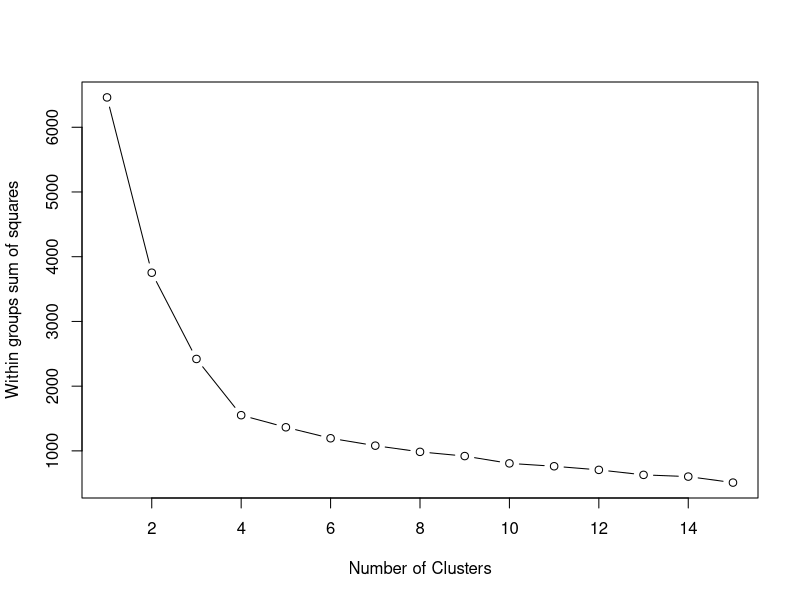
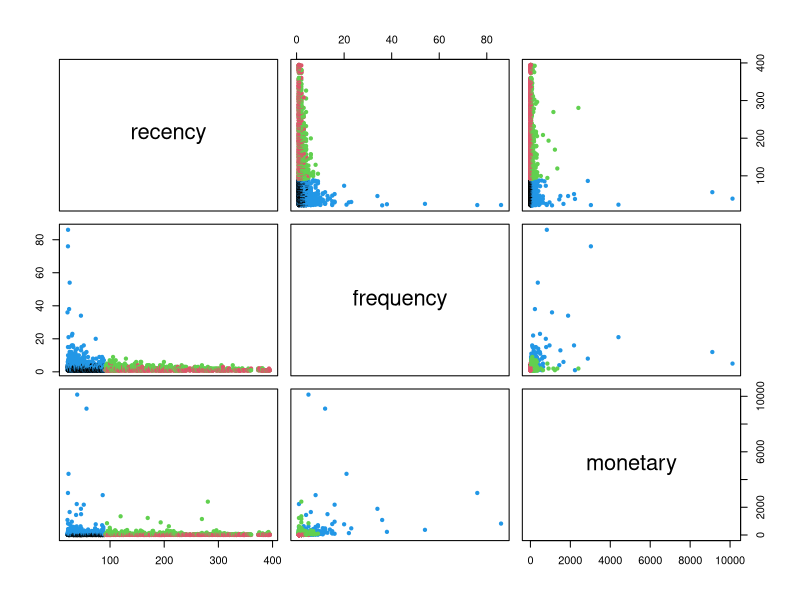
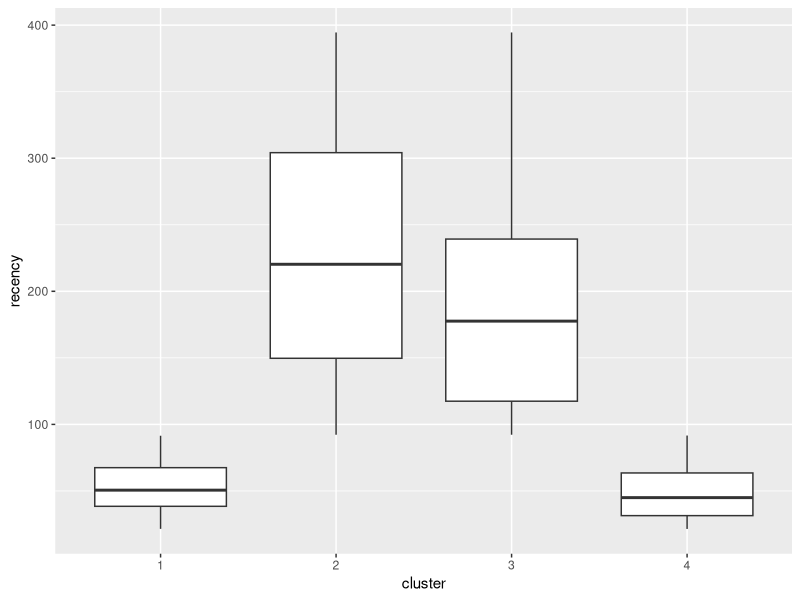
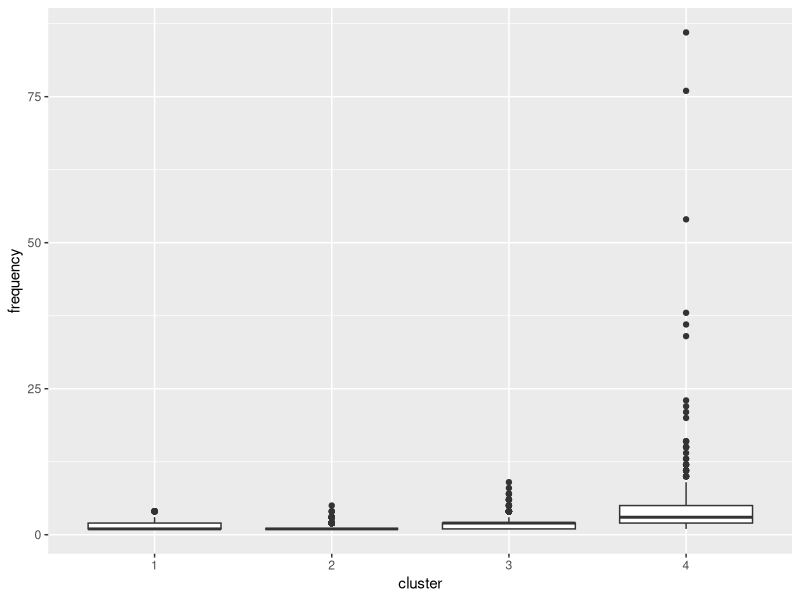
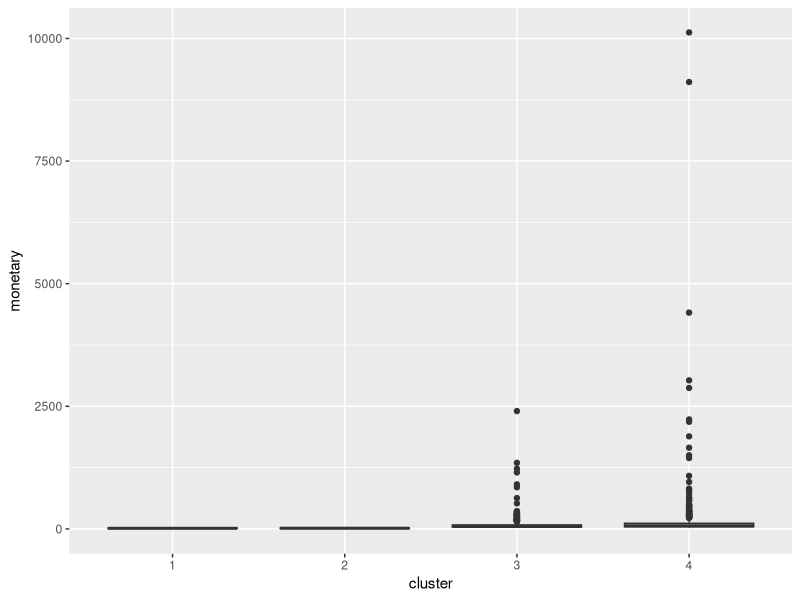
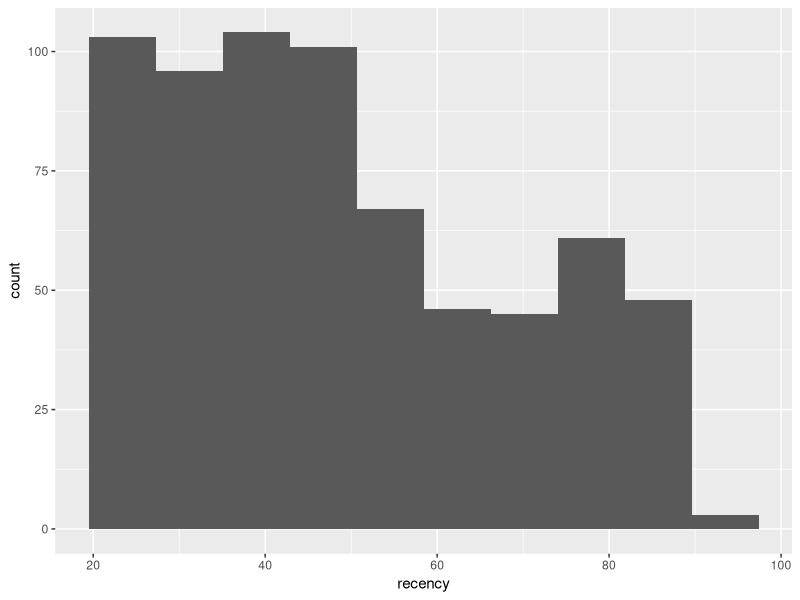

R code for these plots, in order:
# Title       : machinelearning_rfm.R 
# Description : This is an online retail script and its formatting process with RFM method.
# Objective   : To format data (after cleaning)
# Data source : https://archive.ics.uci.edu/ml/datasets/online+retail 


#load library
library(tidyverse)

#load dataset 
df_ori <- read.csv("dataset/online_retail_clean.csv")

#remove negative value
df_ori <- filter(df_ori, frequency>0 & recency>0 & monetary>0)

#encode dataset breakdown into 4 for each variables 
r <- quantile(df_ori$recency,c(0.25,0.5,0.75))
f <- quantile(df_ori$frequency, c(0.25,0.5,0.75))
m <- quantile(df_ori$monetary, c(0.25,0.5,0.75))

df_encode <- df_ori %>% mutate(m_recency=ifelse(recency<as.numeric(r[1]),1,
                                                      ifelse(recency<as.numeric(r[2]),2,
                                                             ifelse(recency<as.numeric(r[3]),3,4))),
                                   m_frequency=ifelse(frequency<as.numeric(f[1]),1,
                                                      ifelse(frequency<as.numeric(f[2]),2,
                                                             ifelse(frequency<as.numeric(f[3]),3,4))),
                                   m_monetary=ifelse(monetary<as.numeric(m[1]),1,
                                                      ifelse(monetary<as.numeric(m[2]),2,
                                                             ifelse(monetary<as.numeric(m[3]),3,4))))

# preview first 6th rows
head(df_encode)
                                  
# Mengeset benih random 
set.seed(1)

# Select encoded data
df_cluster <- df_encode %>% select (CustomerID,m_recency,m_frequency,m_monetary)

# Mengeksplorasi struktur dataset cars
str(df_cluster)
summary(df_cluster)

# Normalized data (terkadang perlu dinormalisasi apabila interval datanya sangat besar)
# df_norm <- as.data.frame(apply(df_cluster[, 2:4], 2, function(x) (x - min(x))/(max(x)-min(x))))

# As it is (tanpa normalisasi, hilangkan customerID)
df_norm <- df_cluster[,c(2:4)]

# Menentukan nilai K (Determine Number of Clusters)
# Initialize total within sum of squares error: wss
wss <- 0

# For 1 to 15 cluster centers
for (i in 1:15) {
  km.out <- kmeans(df_norm, centers = i, nstart = 20)
  # Save total within sum of squares to wss variable
  wss[i] <- km.out$tot.withinss
}

# Plot total within sum of squares vs. number of clusters
plot(1:15, wss, type = "b", 
     xlab = "Number of Clusters", 
     ylab = "Within groups sum of squares")


# Mengelompokkan dataset ke dalam empat kategori
km <- kmeans(df_norm, 4)

# Memperlihatkan isi dari cluster
km

# Memperlihatkan titik sentroid cluster
km$centers

# Memperlihatkan cluster
km$cluster

# Inspect the result
summary(km)

# Scatter plot of x
pairs(df_ori[,c(2:4)], col = km$cluster, pch=20)

# final 
final <- data.frame(df_ori,cluster=km$cluster)

# visualisasi boxplot untuk masing-masing rfm
ggplot(final) + geom_boxplot(aes(x=as.factor(cluster),y=recency)) + xlab("cluster")
ggplot(final) + geom_boxplot(aes(x=as.factor(cluster),y=frequency)) + xlab("cluster")
ggplot(final) + geom_boxplot(aes(x=as.factor(cluster),y=monetary)) + xlab("cluster")

# visualisasi histogram untuk recency
ggplot(filter(final,cluster==4)) + geom_histogram(aes(x=recency), bins=10)

# Exercise untuk machine learning 2 (Kamis, 21 Maret 2019)
# gunakan hierarchical clustering technique untuk meng-cluster dataset online_retail_clean.csv 
